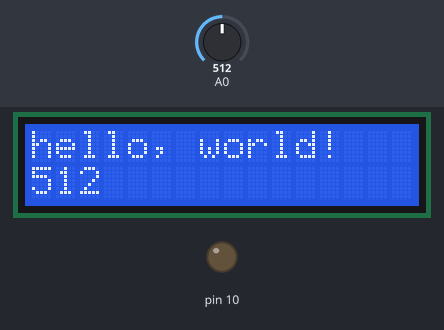
The sketch below on a simulated Arduino Uno, built with avr-gcc and run on an emulated ATmega328P. Shown: 16×2 character LCD, output pins drawn as LEDs (lit = HIGH). The inputs (shaded band) are chosen by the test bench; at power-on: A0 = 512.

Above: at 0.81 s.
1.3 s: A0 set to 716
At 1.71 s:
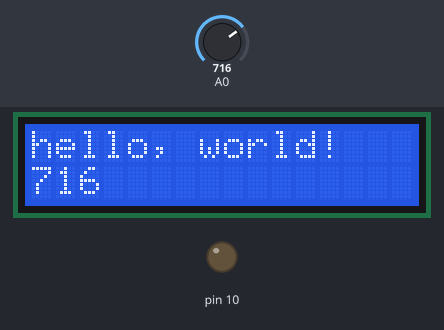
3.0 s: A0 set to 900
At 3.81 s:
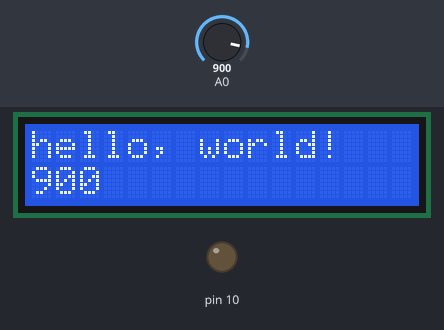
4.5 s: A0 set to 1023
At 4.72 s:
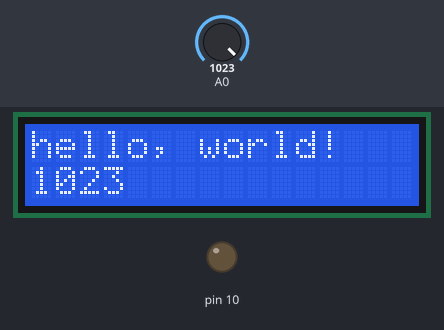
Timing chart, 0 to 7.5 s (numbered marks = the images above; inputs shaded):
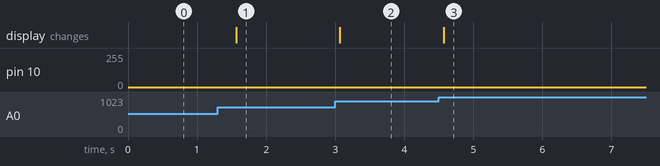

Measured:
- after the input at 1.3 s, pin 10: stays 0/255 (without the input it goes to 191/255 after 1.4 s); the display: changes after 0.27 s (image 1)
- after the input at 3.0 s, pin 10: stays 0/255 (without the input it goes to 102/255 after 1.4 s); the display: changes after 0.07 s (image 2)
- after the input at 4.5 s, the display: changes after 0.07 s (image 3)

The sketch:

HelloWorld_LCD_keypad_shield.ino
```cpp
/*
  LiquidCrystal Library - Hello World
*/

// include the library code:
#include <LiquidCrystal.h>

// initialize the library by associating any needed LCD interface pin
// with the arduino pin number it is connected to
const int d4 = 4, d5 = 5, d6 = 6, d7 = 7, rs = 8, en = 9;
LiquidCrystal lcd(rs, en, d4, d5, d6, d7);

// Retroiluminación de la pantalla
// 0 apagado
// 255 brillo maximo
int luz = 100;
int delta = 1;

void setup() {
  // set up the LCD's number of columns and rows:
  lcd.begin(16, 2);
  // Print a message to the LCD.
  lcd.print("hello, world!");

  pinMode(10, OUTPUT);
}

void loop() {
  // set the cursor to column 0, line 1
  // (note: line 1 is the second row, since counting begins with 0):
  lcd.setCursor(0, 1);
  // print the number of seconds since reset:
  //lcd.print(millis() / 1000);
  lcd.print(analogRead(A0));
  lcd.print("   ");

  luz += delta;
  if (luz >= 255) delta *= -1;
  if (luz <= 100) delta *= -1;
  analogWrite(10, luz);

  //delay(500);
}
```
